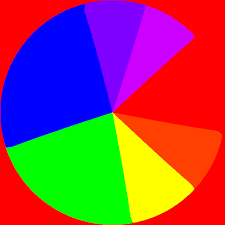
#> input picture ex1/colorspace.png, 225 x 225 px, found by its file name
$ python ex2.py
#> lines starting #> are read from the running program, lines starting #| are printed output that depends on the picture
#Ex2 Converting Between Color-spaces
import cv2
image = cv2.imread("colorspace.png")
#> image is the input picture: shape (225, 225, 3); mean B, G, R 86.6, 70.5, 145.4
# converting BGR to RGB
image_rgb = cv2.cvtColor(image, cv2.COLOR_RGB2BGR)
cv2.imshow('image', image_rgb)
cv2.waitKey(0)
cv2.destroyAllWindows()
# converting BGR to RGB
image_rgb = cv2.cvtColor(image, cv2.COLOR_RGB2GRAY)
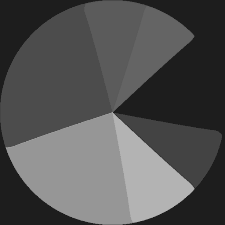
#> image_rgb: shape (225, 225); min 29, max 179, mean 83.9
cv2.imshow('image', image_rgb)
cv2.waitKey(0)
cv2.destroyAllWindows()
image_rgb = cv2.cvtColor(image, cv2.COLOR_RGB2YUV)
#> image_rgb: shape (225, 225, 3); mean of channels 0, 1, 2 83.9, 158.3, 125.6
cv2.imshow('image', image_rgb)
cv2.waitKey(0)
cv2.destroyAllWindows()
image_rgb = cv2.cvtColor(image, cv2.COLOR_RGB2HSV)
#> image_rgb: shape (225, 225, 3); mean H, S, V 87.9, 254.9, 254
cv2.imshow('image', image_rgb)
cv2.waitKey(0)
cv2.destroyAllWindows()
